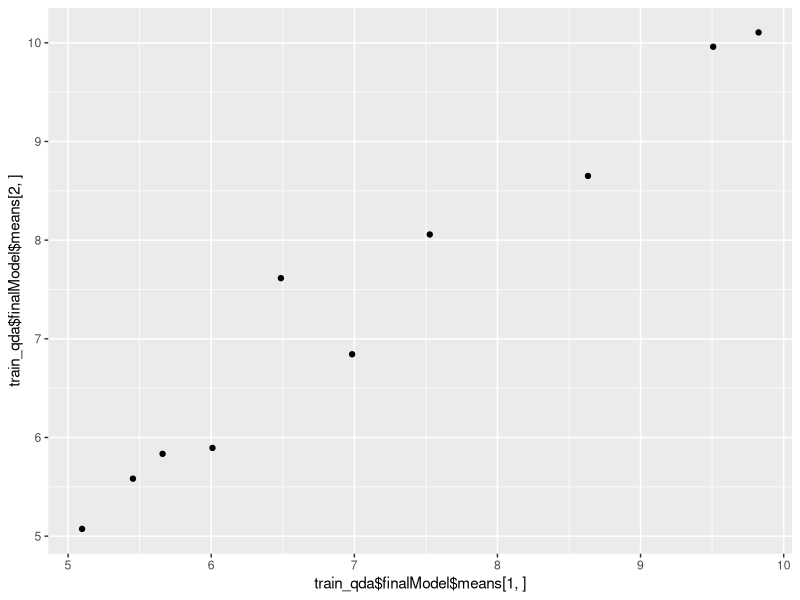

Here is the R script that generated this plot:
library(caret)
library(dslabs)
library(ggplot2)
library(dplyr)
set.seed(1993)
data("tissue_gene_expression")
ind <- which(tissue_gene_expression$y %in% c("cerebellum", "hippocampus"))
y <- droplevels(tissue_gene_expression$y[ind])
x <- tissue_gene_expression$x[ind, ]
x <- x[, sample(ncol(x), 10)]

train_qda<-train(x, y, method="qda",data=x)

train_qda

train_qda$finalModel$means

qplot(train_qda$finalModel$means[1,], train_qda$finalModel$means[2,])
